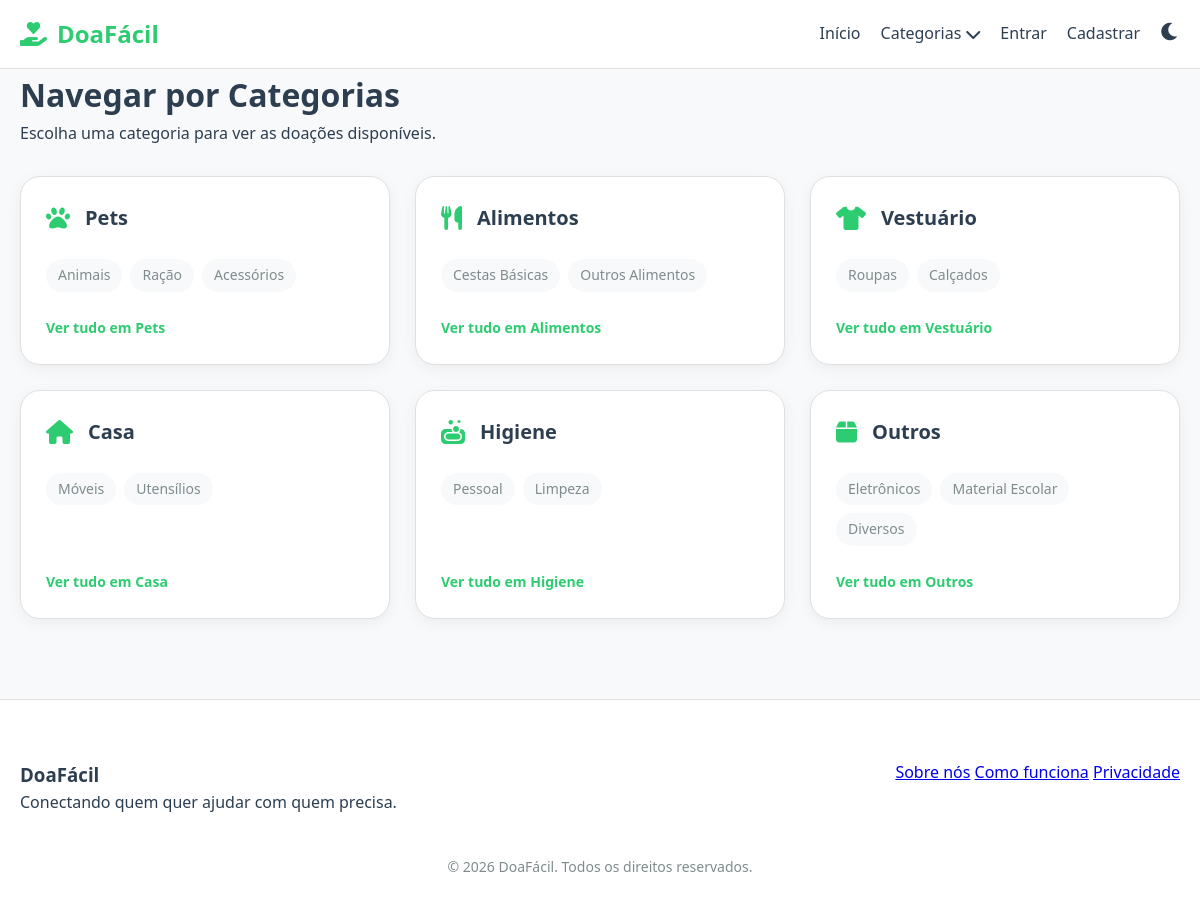
Screenshot of /categorias with the database file from the repository.
### modelos.py (models this page shows)
class Categoria(db.Model):
    id = db.Column(db.Integer, primary_key=True)
    nome = db.Column(db.String(50), nullable=False, unique=True)
    subcategorias = db.relationship('Subcategoria', backref='categoria', lazy=True)

class Subcategoria(db.Model):
    id = db.Column(db.Integer, primary_key=True)
    nome = db.Column(db.String(50), nullable=False)
    categoria_id = db.Column(db.Integer, db.ForeignKey('categoria.id'), nullable=False)

### app.py (the view)
@app.route('/categorias')
def categorias():
    todas_categorias = Categoria.query.all()
    return render_template('categorias.html', categorias=todas_categorias)

### app.py (called while the page is built)
@app.context_processor
def inject_categories():
    return dict(todas_categorias_global=Categoria.query.all())

### templates/categorias.html (shortened to what this page needs)
{% extends 'base.html' %}
{% block content %}
<div class="container page-header">
    <h1>Navegar por Categorias</h1>
    <p>Escolha uma categoria para ver as doações disponíveis.</p>
</div>
<div class="container">
    <div class="category-list-grid">
        {% for cat in categorias %}
        <div class="category-list-card">
            <div class="category-list-header">
                {% if cat.nome == 'Pets' %}<i class="fas fa-paw"></i>
                {% elif cat.nome == 'Alimentos' %}<i class="fas fa-utensils"></i>
                {% elif cat.nome == 'Vestuário' %}<i class="fas fa-tshirt"></i>
                {% elif cat.nome == 'Casa' %}<i class="fas fa-home"></i>
                {% elif cat.nome == 'Higiene' %}<i class="fas fa-soap"></i>
                {% else %}<i class="fas fa-box"></i>{% endif %}
                <h2>{{ cat.nome }}</h2>
            </div>
            <ul class="subcategory-list">
                {% for sub in cat.subcategorias %}
                <li><a href="{{ url_for('busca', categoria=cat.id, subcategoria=sub.id) }}">{{ sub.nome }}</a></li>
                {% endfor %}
            </ul>
            <a href="{{ url_for('categoria_detalhe', cat_id=cat.id) }}" class="btn-link">Ver tudo em {{ cat.nome }}</a>
        </div>
        {% endfor %}
    </div>
</div>
{% endblock %}

### static/css/style.css (style rules this page uses)
:root { --primary-color: #2ecc71; --secondary-color: #3498db; --bg-color: #f8f9fa; --card-bg: #ffffff; --text-color: #2c3e50; --text-muted: #7f8c8d; --border-color: #e0e0e0; --white: #ffffff; --danger: #e74c3c; --warning: #f1c40f; --success: #27ae60; }
* { margin: 0; padding: 0; box-sizing: border-box; }
body { font-family: 'Segoe UI', Tahoma, Geneva, Verdana, sans-serif; background-color: var(--bg-color); color: var(--text-color); line-height: 1.6; transition: background-color 0.3s, color 0.3s; }
.container { max-width: 1200px; margin: 0 auto; padding: 0 20px; }
.category-list-grid { display: grid; grid-template-columns: repeat(auto-fill, minmax(300px, 1fr)); gap: 25px; margin-top: 30px; }
.category-list-card { background: var(--card-bg); padding: 25px; border-radius: 20px; border: 1px solid var(--border-color); box-shadow: 0 4px 15px rgba(0,0,0,0.05); transition: all 0.3s ease; display: flex; flex-direction: column; gap: 15px; }
.category-list-header { display: flex; align-items: center; gap: 15px; color: var(--primary-color); }
.category-list-header i { font-size: 24px; }
.category-list-header h2 { font-size: 20px; margin: 0; color: var(--text-color); }
.subcategory-list { list-style: none; display: flex; flex-wrap: wrap; gap: 8px; margin: 10px 0; }
.subcategory-list li a { display: inline-block; padding: 5px 12px; background: var(--bg-color); border-radius: 20px; font-size: 14px; color: var(--text-muted); text-decoration: none; transition: all 0.2s; }
.btn-link { font-weight: bold; color: var(--primary-color); text-decoration: none; font-size: 14px; margin-top: auto; }

### rows the page displays
Categoria: nome "Pets"
Subcategoria: nome "Animais"
Subcategoria: nome "Ração"
Subcategoria: nome "Acessórios"
Categoria: nome "Alimentos"
Subcategoria: nome "Cestas Básicas"
Subcategoria: nome "Outros Alimentos"
Categoria: nome "Vestuário"
Subcategoria: nome "Roupas"
Subcategoria: nome "Calçados"
Categoria: nome "Casa"
Subcategoria: nome "Móveis"
Subcategoria: nome "Utensílios"
Categoria: nome "Higiene"
Subcategoria: nome "Pessoal"
Subcategoria: nome "Limpeza"
Categoria: nome "Outros"
Subcategoria: nome "Eletrônicos"
Subcategoria: nome "Material Escolar"
Subcategoria: nome "Diversos"
